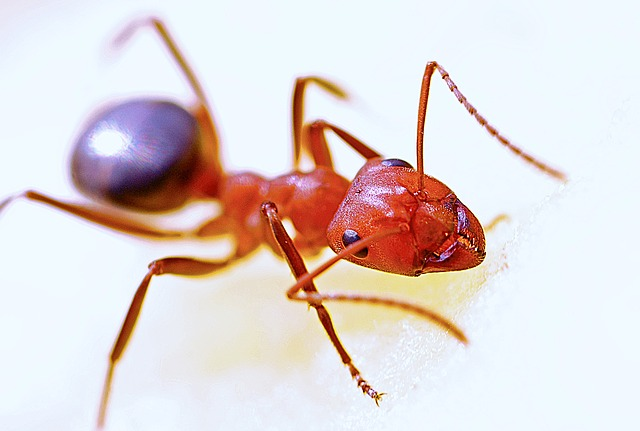
#> input picture 8_Python_&_OpenCV_Image_Processing/34.jpg, 640 x 431 px, found by its file name
$ python 34_OpenCV.py
#> lines starting #> are read from the running program, lines starting #| are printed output that depends on the picture; after the words box and inside, x2 and y2 are one past the last pixel; in counts of white or black regions, pixels touching at a corner belong together
#เทียบค่า Threshold ด้วย Matplotlib
import cv2
import matplotlib.pyplot as plt

img = cv2.imread("Python/8_Python_&_OpenCV_Image_Processing/34.jpg")
#> img is the input picture: shape (431, 640, 3); mean B, G, R 212.9, 213.6, 225.1

#ภาพเป็นแบบสี Gray (เทา)
gray_img = cv2.cvtColor(img,cv2.COLOR_BGR2GRAY)
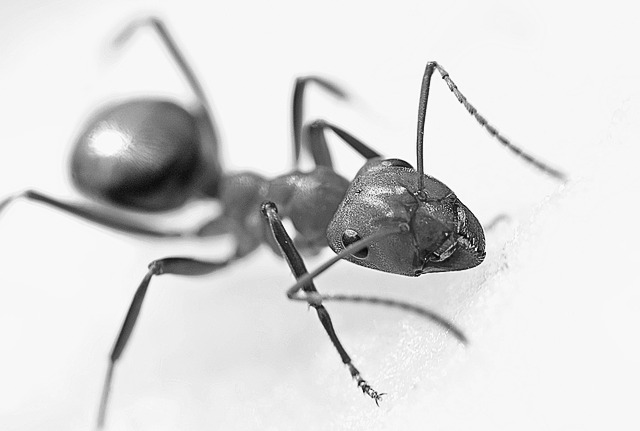
#> gray_img: shape (431, 640); min 5, max 255, mean 217


#ค่าตัวแบ่ง
thresh_value = [50,100,130,200,230]

plt.subplot(231,xticks=[],yticks=[]) #2แถว 3คอลัม ตำแหน่งที่จะเอาภาพไปใส่ #ลบ x y แต่ละภาพ
plt.title("Original")
plt.imshow(gray_img,cmap="gray")

for i in range(len(thresh_value)):
    #thresh เก็บค่าจุดแบ่ง                      #i ค่าจุดแบ่ง 255ค่า Max
    #THRESH_BINARY อื่นๆอยู่ที่#33 ถ้าค่าสูงกว่าค่าจุดแบ่งจะเปลี่ยนเป็น 255 ที่เหลือเป็น 0
    thresh,result = cv2.threshold(gray_img,thresh_value[i],255,cv2.THRESH_BINARY)
    plt.subplot(232+i)
    plt.title("%d"%thresh_value[i])
    plt.imshow(result,cmap="gray")#cmap="gray" ทำให้ภาพเป็นสีเทา
    plt.xticks([]),plt.yticks([])
#> this loop made 5 passes
#> thresh on passes 1 to 5: 50, 100, 130, 200, 230
#> pass 1, `thresh,result = cv2.threshold(gray_img,thresh_value[i],255,cv2.THRESH_..`:
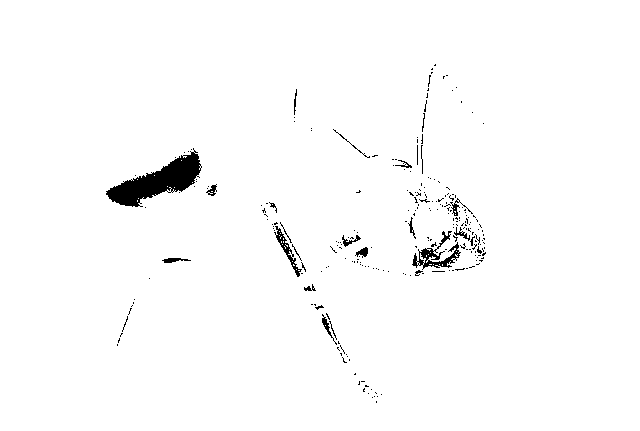
#> result: shape (431, 640); 98.2% white; 252 black regions (228 under 20 px), largest, box (x1, y1, x2, y2) and area: (106, 148, 202, 207) 2309, (412, 231, 461, 270) 563, (274, 226, 302, 277) 268
#> pass 2, `thresh,result = cv2.threshold(gray_img,thresh_value[i],255,cv2.THRESH_..`:
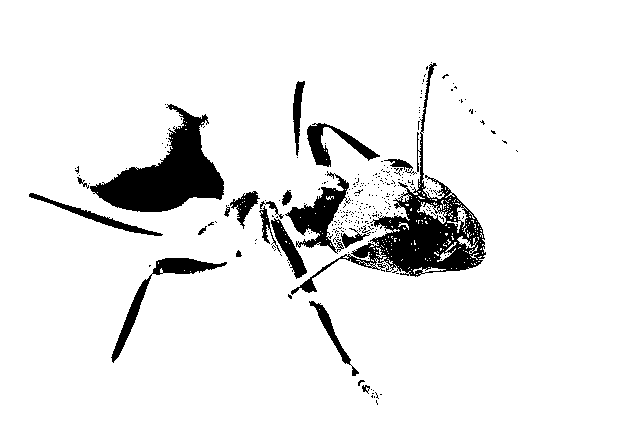
#> result: shape (431, 640); 91.9% white; 288 black regions (268 under 20 px), largest, box (x1, y1, x2, y2) and area: (291, 63, 486, 295) 7012, (90, 104, 224, 212) 6209, (285, 171, 351, 254) 1911
#> pass 3, `thresh,result = cv2.threshold(gray_img,thresh_value[i],255,cv2.THRESH_..`:
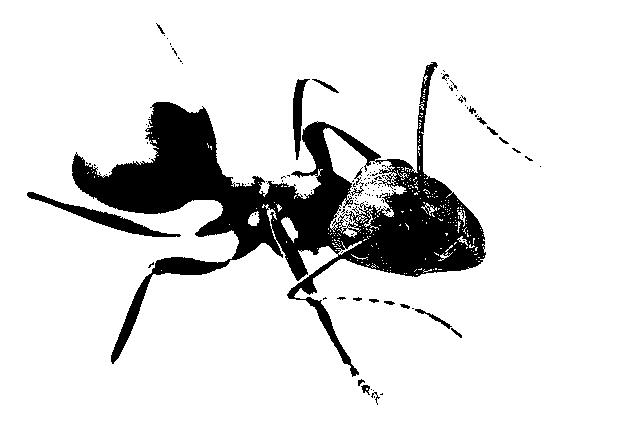
#> result: shape (431, 640); 87.1% white; 132 black regions (111 under 20 px), largest, box (x1, y1, x2, y2) and area: (72, 62, 486, 377) 32447, (27, 192, 181, 237) 1299, (293, 79, 310, 160) 606

plt.show()
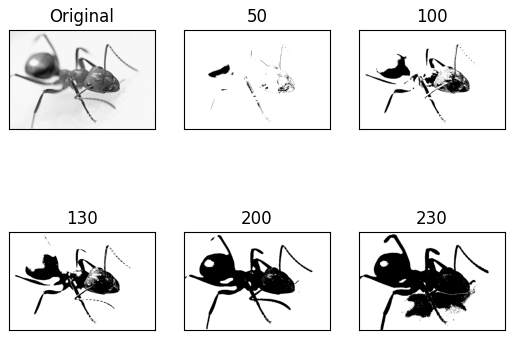
#> figure drawn by matplotlib, 6 panels

$ run again, with 8_Python_&_OpenCV_Image_Processing/21.jpg copied over 8_Python_&_OpenCV_Image_Processing/34.jpg
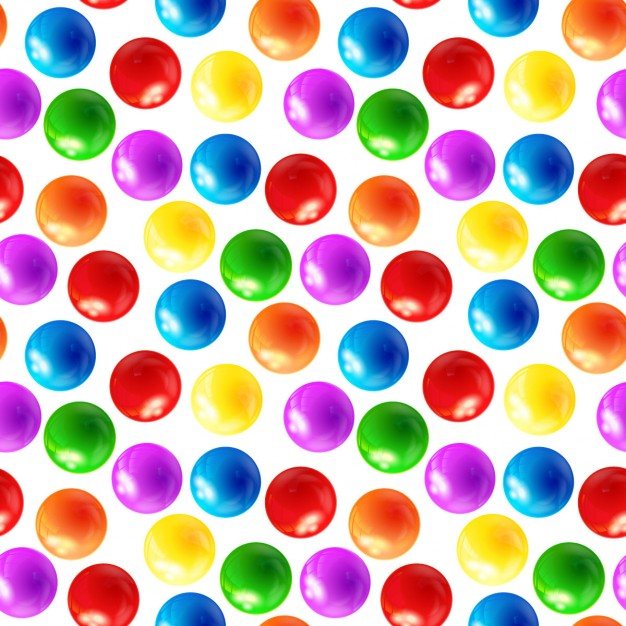
#> input picture 8_Python_&_OpenCV_Image_Processing/21.jpg, 626 x 626 px, found by its file name
#> img is the input picture: shape (626, 626, 3); mean B, G, R 168.2, 172.2, 199.6
#> the loop `for i in range(len(thresh_value)):` made 5 passes
#> thresh on passes 1 to 5: 50, 100, 130, 200, 230
#> pass 1, `thresh,result = cv2.threshold(gray_img,thresh_value[i],255,cv2.THRESH_..`:
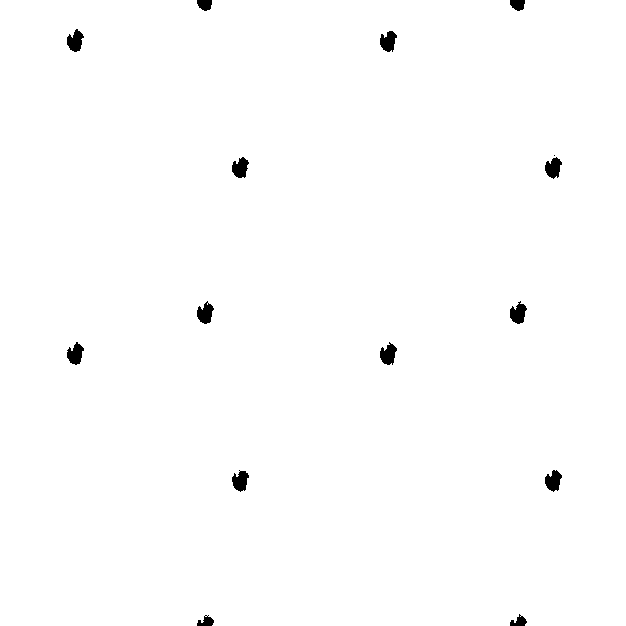
#> result: shape (626, 626); 99.2% white; 15 black regions (1 under 20 px), largest, box (x1, y1, x2, y2) and area: (380, 342, 397, 365) 252, (67, 29, 84, 52) 250, (510, 301, 527, 324) 250
#> pass 3, `thresh,result = cv2.threshold(gray_img,thresh_value[i],255,cv2.THRESH_..`:
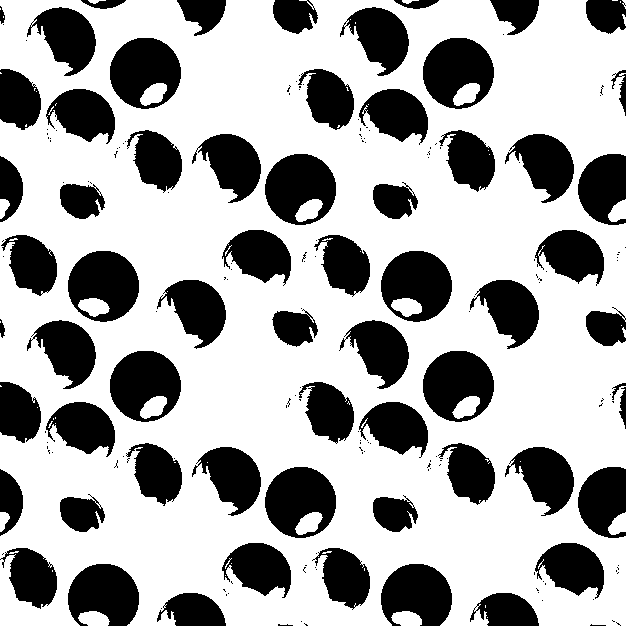
#> result: shape (626, 626); 66.7% white; 193 black regions (130 under 20 px), largest, box (x1, y1, x2, y2) and area: (265, 154, 336, 225) 3568, (265, 467, 336, 538) 3567, (423, 351, 494, 422) 3564

$ run again, with 8_Python_&_OpenCV_Image_Processing/22.jpg copied over 8_Python_&_OpenCV_Image_Processing/34.jpg
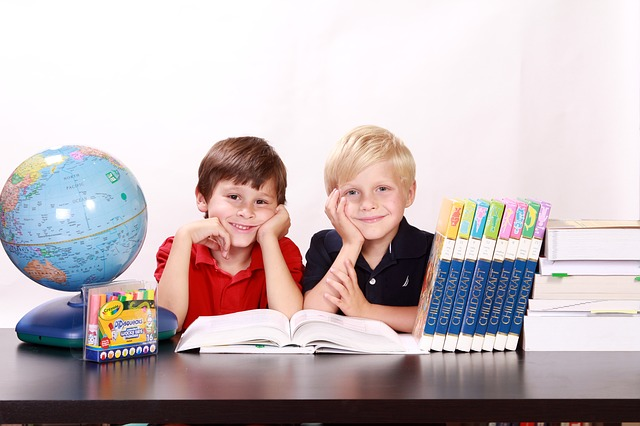
#> input picture 8_Python_&_OpenCV_Image_Processing/22.jpg, 640 x 426 px, found by its file name
#> img is the input picture: shape (426, 640, 3); mean B, G, R 186.9, 184.5, 197.5
#> the loop `for i in range(len(thresh_value)):` made 5 passes
#> thresh on passes 1 to 5: 50, 100, 130, 200, 230
#> pass 1, `thresh,result = cv2.threshold(gray_img,thresh_value[i],255,cv2.THRESH_..`:
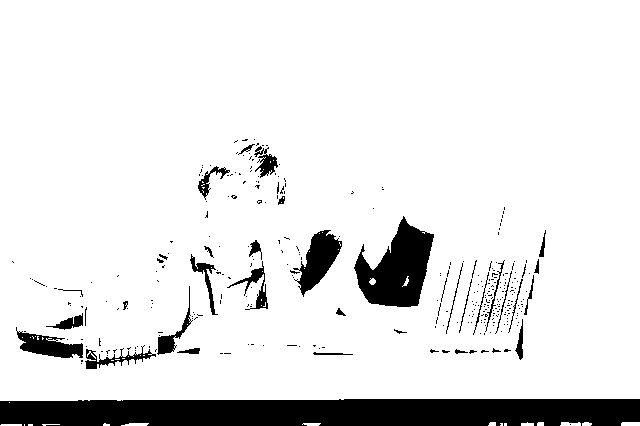
#> result: shape (426, 640); 89.8% white; 324 black regions (288 under 20 px), largest, box (x1, y1, x2, y2) and area: (0, 399, 640, 426) 16350, (354, 216, 434, 307) 4131, (293, 230, 342, 297) 1494
#> pass 3, `thresh,result = cv2.threshold(gray_img,thresh_value[i],255,cv2.THRESH_..`:
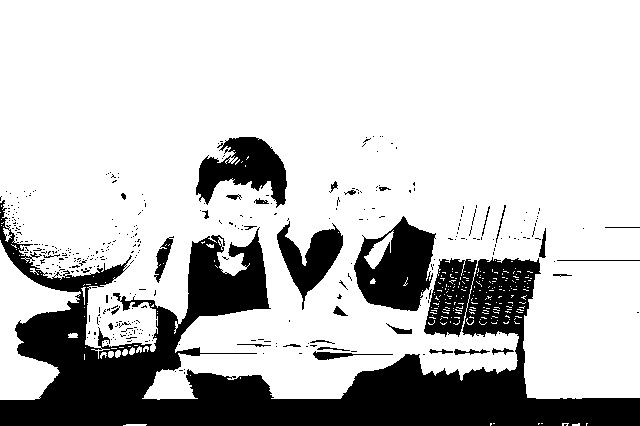
#> result: shape (426, 640); 77.3% white; 365 black regions (331 under 20 px), largest, box (x1, y1, x2, y2) and area: (0, 200, 640, 426) 48160, (354, 216, 436, 311) 4824, (196, 137, 287, 208) 3502

$ run again, with 8_Python_&_OpenCV_Image_Processing/24.jpg copied over 8_Python_&_OpenCV_Image_Processing/34.jpg
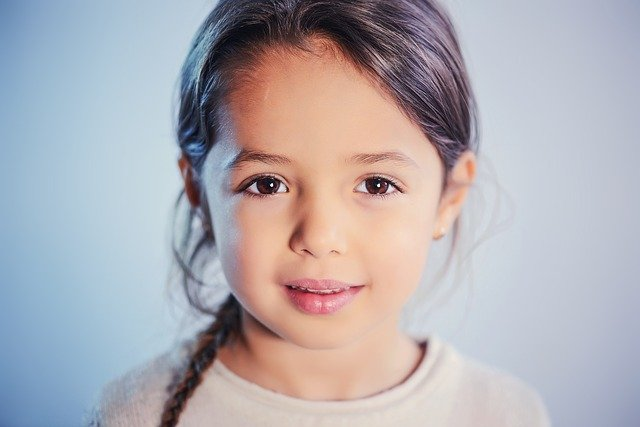
#> input picture 8_Python_&_OpenCV_Image_Processing/24.jpg, 640 x 427 px, found by its file name
#> img is the input picture: shape (427, 640, 3); mean B, G, R 178.1, 172.3, 176.4
#> the loop `for i in range(len(thresh_value)):` made 5 passes
#> thresh on passes 1 to 5: 50, 100, 130, 200, 230
#> pass 1, `thresh,result = cv2.threshold(gray_img,thresh_value[i],255,cv2.THRESH_..`:
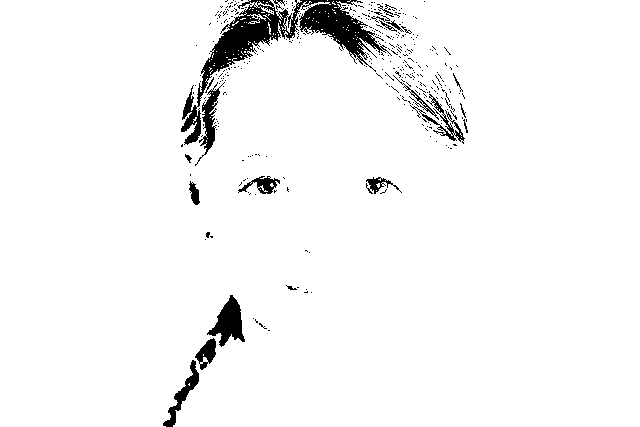
#> result: shape (427, 640); 96% white; 370 black regions (348 under 20 px), largest, box (x1, y1, x2, y2) and area: (181, 0, 392, 145) 5890, (207, 295, 245, 347) 949, (195, 82, 225, 166) 626
#> pass 3, `thresh,result = cv2.threshold(gray_img,thresh_value[i],255,cv2.THRESH_..`:
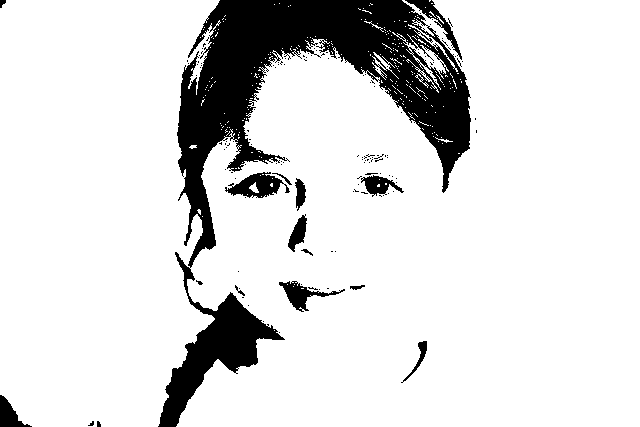
#> result: shape (427, 640); 86.5% white; 139 black regions (124 under 20 px), largest, box (x1, y1, x2, y2) and area: (158, 0, 471, 427) 32672, (225, 172, 290, 198) 864, (279, 281, 345, 312) 632
